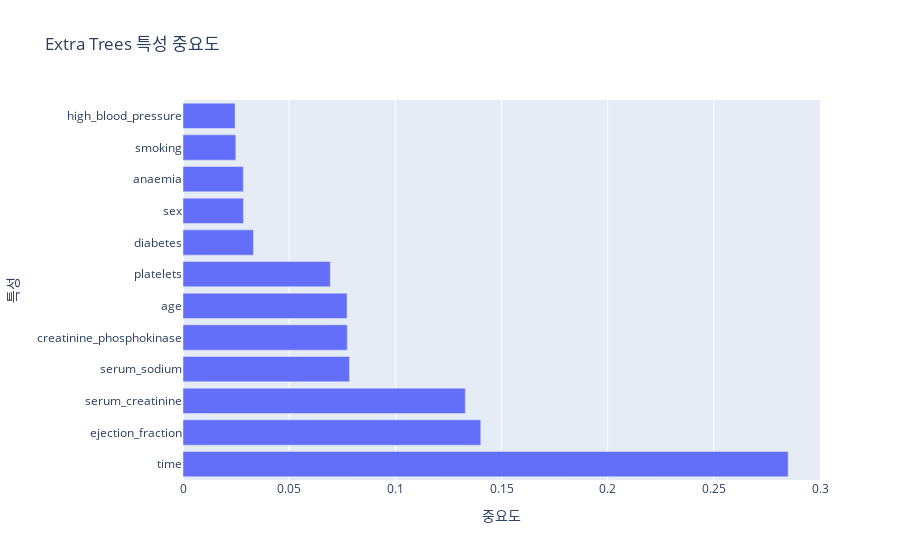

Here is the notebook cell this chart was saved with:
### Code cell
# 특성(X)과 타겟(y) 분리
X = df_heart.drop('DEATH_EVENT', axis=1)
y = df_heart['DEATH_EVENT']

# 훈련/테스트 데이터 분리
X_train, X_test, y_train, y_test = train_test_split(X, y, test_size=0.2, random_state=42, stratify=y)

# ExtraTreesClassifier 모델 생성 및 학습
# n_estimators: 트리의 개수
# random_state: 재현성을 위한 시드 고정
et_clf = ExtraTreesClassifier(n_estimators=100, random_state=42)
et_clf.fit(X_train, y_train)

# 예측 및 평가
y_pred = et_clf.predict(X_test)
accuracy = accuracy_score(y_test, y_pred)
f1 = f1_score(y_test, y_pred)

print(f"ExtraTreesClassifier 정확도: {accuracy:.4f}")
print(f"ExtraTreesClassifier F1 점수: {f1:.4f}")

# 특성 중요도 시각화
feature_importances = pd.DataFrame({'feature': X_train.columns, 'importance': et_clf.feature_importances_})
feature_importances = feature_importances.sort_values('importance', ascending=False)

fig = px.bar(feature_importances,
             x='importance',
             y='feature',
             orientation='h',
             title='Extra Trees 특성 중요도',
             labels={'importance': '중요도', 'feature': '특성'})
fig.show()

### Figure 1 — Plotly figure (JSON) as saved in the notebook; plotly's stock layout.template omitted (floating-point values rounded to 4 significant figures)
{"data": [{"hovertemplate": "중요도=%{x}<br>특성=%{y}<extra></extra>", "legendgroup": "", "marker": {"color": "#636efa", "pattern": {"shape": ""}}, "name": "", "orientation": "h", "showlegend": false, "textposition": "auto", "type": "bar", "x": [0.285, 0.1402, 0.1329, 0.0784, 0.07736, 0.07726, 0.06936, 0.03321, 0.02846, 0.0284, 0.02488, 0.0245], "xaxis": "x", "y": ["time", "ejection_fraction", "serum_creatinine", "serum_sodium", "creatinine_phosphokinase", "age", "platelets", "diabetes", "sex", "anaemia", "smoking", "high_blood_pressure"], "yaxis": "y"}], "layout": {"barmode": "relative", "legend": {"tracegroupgap": 0}, "title": {"text": "Extra Trees 특성 중요도"}, "xaxis": {"anchor": "y", "domain": [0, 1], "title": {"text": "중요도"}}, "yaxis": {"anchor": "x", "domain": [0, 1], "title": {"text": "특성"}}}}
